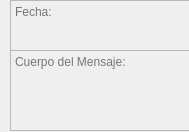
<?xml version="1.0" encoding="UTF-8"?>
<ui version="4.0">
 <class>ColorMensaje</class>
 <widget class="QDialog" name="ColorMensaje">
  <property name="geometry">
   <rect>
    <x>0</x>
    <y>0</y>
    <width>189</width>
    <height>132</height>
   </rect>
  </property>
  <property name="windowTitle">
   <string>Dialog</string>
  </property>
  <widget class="QTextEdit" name="Fecha">
   <property name="enabled">
    <bool>false</bool>
   </property>
   <property name="geometry">
    <rect>
     <x>10</x>
     <y>0</y>
     <width>181</width>
     <height>51</height>
    </rect>
   </property>
   <property name="placeholderText">
    <string>Fecha:</string>
   </property>
  </widget>
  <widget class="QTextEdit" name="TextoMensajetextEdit">
   <property name="enabled">
    <bool>false</bool>
   </property>
   <property name="geometry">
    <rect>
     <x>10</x>
     <y>50</y>
     <width>181</width>
     <height>81</height>
    </rect>
   </property>
   <property name="placeholderText">
    <string>Cuerpo del Mensaje:</string>
   </property>
  </widget>
 </widget>
 <resources/>
 <connections/>
</ui>
